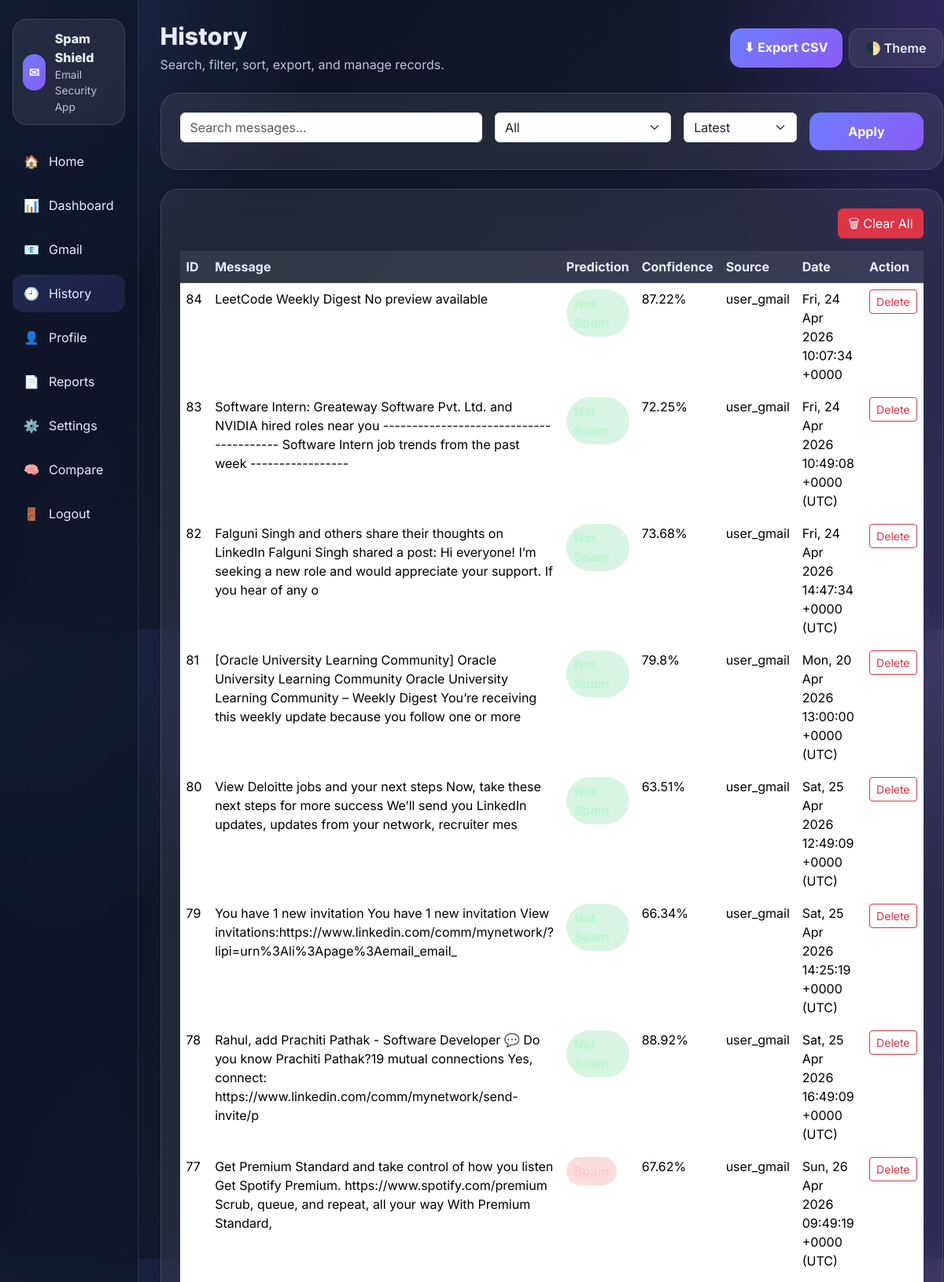
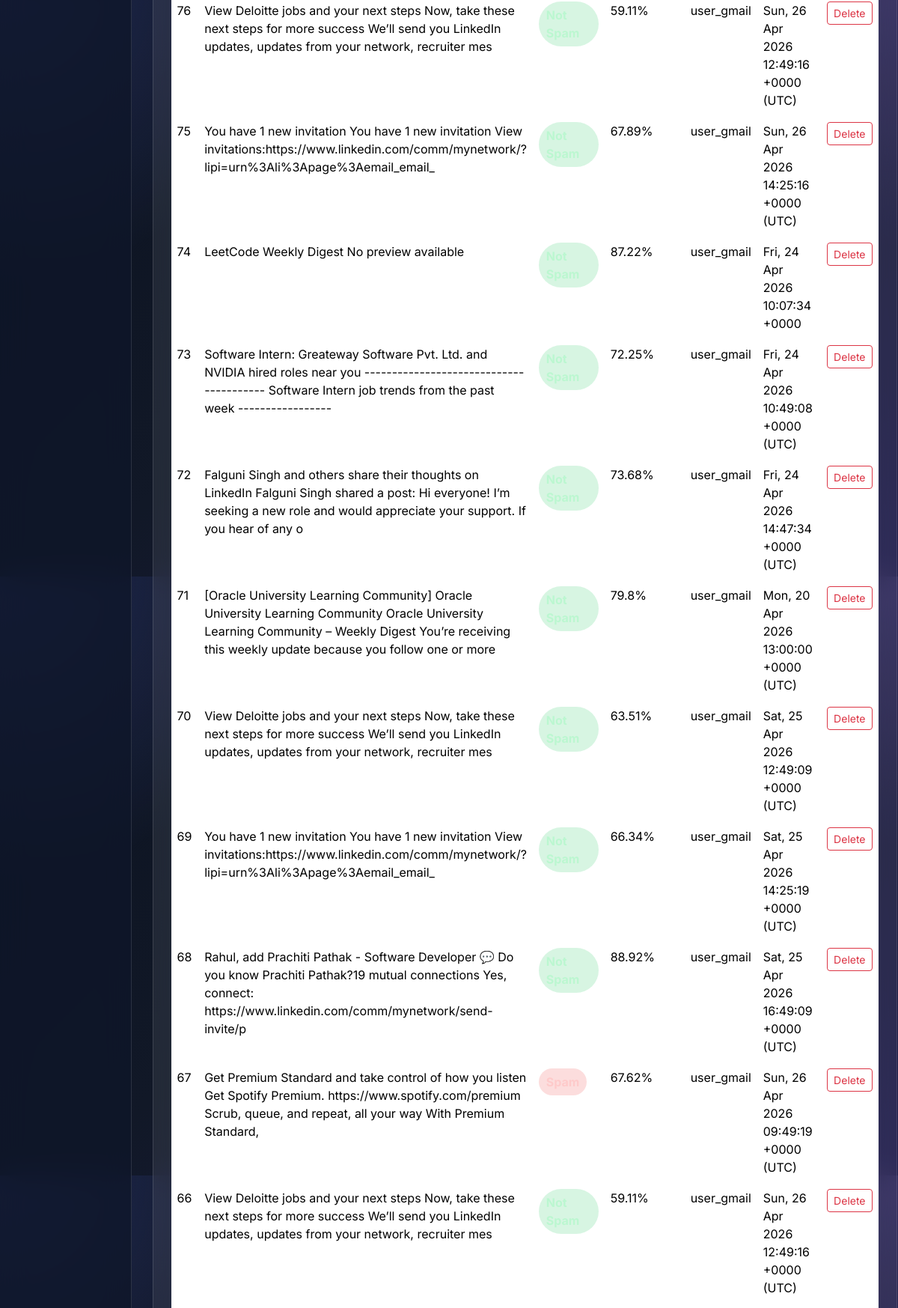
Screenshot of /history (signed in, upper part) with the database file from the repository (2 pictures, top to bottom).
### tables this page shows
CREATE TABLE emails (
            id INTEGER PRIMARY KEY AUTOINCREMENT,
            message TEXT,
            prediction TEXT,
            confidence REAL,
            source TEXT DEFAULT 'manual',
            date TEXT
        );

### app.py (the view)
@app.route("/history")
def history():
    if not login_required():
        return redirect(url_for("login"))
    search = request.args.get("search", "").strip()
    prediction_filter = request.args.get("prediction", "").strip()
    sort = request.args.get("sort", "latest").strip()
    query = "SELECT * FROM emails WHERE 1=1"
    params = []
    if search:
        query += " AND message LIKE ?"
        params.append(f"%{search}%")
    if prediction_filter in ("Spam", "Not Spam"):
        query += " AND prediction = ?"
        params.append(prediction_filter)
    query += " ORDER BY id DESC" if sort == "latest" else " ORDER BY id ASC"
    conn = get_conn()
    c = conn.cursor()
    c.execute(query, params)
    data = c.fetchall()
    conn.close()
    return render_template("history.html", data=data, search=search, prediction_filter=prediction_filter, sort=sort)

### app.py (called while the page is built)
def get_conn():
    conn = sqlite3.connect("database.db")
    conn.row_factory = sqlite3.Row
    return conn

def login_required():
    return session.get("logged_in") is True

### templates/history.html (shortened to what this page needs)
{% extends "base.html" %}
{% block content %}
<div class="topbar">
    <div>
        <h1>History</h1>
        <p>Search, filter, sort, export, and manage records.</p>
    </div>
    <div class="d-flex gap-2 flex-wrap">
        <a href="/export_csv" class="btn btn-main">⬇ Export CSV</a>
        <button class="btn btn-soft theme-btn" onclick="toggleTheme()">🌓 Theme</button>
    </div>
</div>
<div class="glass-card mb-4">
    <form class="row g-3" method="GET">
        <div class="col-md-5">
            <input class="form-control" name="search" placeholder="Search messages..." value="{{ search }}">
        </div>
        <div class="col-md-3">
            <select class="form-select" name="prediction">
                <option value="">All</option>
            </select>
        </div>
        <div class="col-md-2">
            <select class="form-select" name="sort">
                <option value="latest" {% if sort == 'latest' %}selected{% endif %}>Latest</option>
            </select>
        </div>
        <div class="col-md-2 d-grid">
            <button class="btn btn-main">Apply</button>
        </div>
    </form>
</div>
<div class="glass-card">
    <div class="d-flex justify-content-end mb-3">
        <form method="POST" action="/clear_history" onsubmit="return confirm('Clear all history?')">
            <button class="btn btn-danger">🗑 Clear All</button>
        </form>
    </div>
    <div class="table-responsive">
        <table class="table table-hover">
            <thead>
                <tr>
                    <th>ID</th>
                    <th>Message</th>
                    <th>Prediction</th>
                    <th>Confidence</th>
                    <th>Source</th>
                    <th>Date</th>
                    <th>Action</th>
                </tr>
            </thead>
            <tbody>
                {% for row in data %}
                <tr>
                    <td>{{ row.id }}</td>
                    <td>{{ row.message }}</td>
                    <td>
                        {% if row.prediction == 'Spam' %}
                        <span class="pill-spam">Spam</span>
                        {% else %}
                        <span class="pill-ham">Not Spam</span>
                        {% endif %}
                    </td>
                    <td>{{ row.confidence }}%</td>
                    <td>{{ row.source }}</td>
                    <td>{{ row.date }}</td>
                    <td>
                        <form method="POST" action="/delete/{{ row.id }}" onsubmit="return confirm('Delete this record?')">
                            <button class="btn btn-sm btn-outline-danger">Delete</button>
                        </form>
                    </td>
                </tr>
                {% else %}
                <tr><td colspan="7" class="empty-state">No records found.</td></tr>
                {% endfor %}
            </tbody>
        </table>
    </div>
</div>
{% endblock %}

### templates/base.html (shortened to what this page needs)
<!DOCTYPE html>
<html lang="en">
<head>
    <link href="https://cdn.jsdelivr.net/npm/bootstrap@5.3.3/dist/css/bootstrap.min.css" rel="stylesheet">
</head>
<body id="body">
<div class="app-shell">
    {% if session.get('logged_in') %}
    <aside class="sidebar">
        <div class="brand">
            <div class="brand-icon">✉</div>
            <div>
                <div style="font-weight:800">Spam Shield</div>
                <div style="font-size:.85rem;color:var(--muted)">Email Security App</div>
            </div>
        </div>
        <a href="/" class="{% if request.path == '/' %}active-link{% endif %}">🏠 <span>Home</span></a>
        <a href="/dashboard" class="{% if request.path == '/dashboard' %}active-link{% endif %}">📊 <span>Dashboard</span></a>
        <a href="/gmail" class="{% if request.path == '/gmail' %}active-link{% endif %}">📧 <span>Gmail</span></a>
        <a href="/history" class="{% if request.path == '/history' %}active-link{% endif %}">🕘 <span>History</span></a>
        <a href="/profile" class="{% if request.path == '/profile' %}active-link{% endif %}">👤 <span>Profile</span></a>
        <a href="/report" class="{% if request.path == '/report' %}active-link{% endif %}">📄 <span>Reports</span></a>
        <a href="/settings" class="{% if request.path == '/settings' %}active-link{% endif %}">⚙️ <span>Settings</span></a>
        <a href="/compare" class="{% if request.path == '/compare' %}active-link{% endif %}">🧠 <span>Compare</span></a>
        <a href="/logout">🚪 <span>Logout</span></a>
    </aside>
    {% endif %}
    <main class="content">
        {% block content %}{% endblock %}
    </main>
</div>
</body>
</html>

### templates/base.html (style rules this page uses)
:root { --bg:#0f172a; --panel:rgba(255,255,255,.08); --border:rgba(255,255,255,.12); --text:#e5eefc; --muted:#b9c6dd; --primary:#6d7cff; --secondary:#8b5cf6; --danger:#ef4444; --success:#22c55e; }
* { font-family:'Inter',sans-serif }
body { margin:0; background: radial-gradient(circle at top left, rgba(109,124,255,0.24), transparent 28%), radial-gradient(circle at top right, rgba(139,92,246,0.22), transparent 25%), linear-gradient(135deg,#0b1220,#111827 45%,#1e1b4b 100%); color:var(--text); min-height:100vh; }
.app-shell { display:flex;min-height:100vh }
.sidebar { width:260px; background:rgba(15,23,42,.78); border-right:1px solid var(--border); backdrop-filter:blur(18px); padding:24px 16px; }
.brand { display:flex;gap:12px;align-items:center; padding:12px;border-radius:18px; background:var(--panel);border:1px solid var(--border); margin-bottom:22px }
.brand-icon { width:46px;height:46px;display:grid;place-items:center; border-radius:14px;color:#fff;font-weight:800; background:linear-gradient(135deg,var(--primary),var(--secondary)); }
.sidebar a { display:flex;gap:12px;align-items:center;text-decoration:none; color:var(--text);padding:12px 14px;border-radius:14px;margin-bottom:8px }
.sidebar a:hover,.sidebar a.active-link { background:linear-gradient(135deg,rgba(109,124,255,.18),rgba(139,92,246,.14)); }
.content { flex:1;padding:28px }
.glass-card { background:var(--panel); border:1px solid var(--border); backdrop-filter:blur(18px); border-radius:22px; padding:24px; }
.topbar { display:flex;justify-content:space-between;align-items:center;gap:16px;margin-bottom:24px }
.topbar h1 { margin:0;font-size:1.9rem;font-weight:800 }
.topbar p { margin:6px 0 0;color:var(--muted) }
.btn-main { background:linear-gradient(135deg,var(--primary),var(--secondary)); border:none;color:#fff;border-radius:14px;font-weight:700;padding:12px 18px }
.btn-soft { background:var(--panel);border:1px solid var(--border); color:var(--text);border-radius:14px;padding:12px 18px;font-weight:600 }
.table { color:var(--text); }
.table thead th { background:rgba(255,255,255,.08); color:var(--text); border-color:var(--border); }
.table td { border-color:rgba(255,255,255,.08) }
.pill-spam,.pill-ham { display:inline-block;padding:6px 10px;border-radius:999px;font-weight:700 }
.pill-spam { background:rgba(239,68,68,.18);color:#fecaca }
.pill-ham { background:rgba(34,197,94,.18);color:#bbf7d0 }
.theme-btn { min-width:120px }

### rows the page displays
emails: id "84", message "LeetCode Weekly Digest No preview available", confidence "87.22", source "user_gmail", date "Fri, 24 Apr 2026 10:07:34 +0000"
emails: id "83", message "Software Intern: Greateway Software Pvt. Ltd. and NVIDIA hired roles near you ---------------------------------------- Software Intern job trends from the past week -----------------", confidence "72.25", source "user_gmail", date "Fri, 24 Apr 2026 10:49:08 +0000 (UTC)"
emails: id "82", message "Falguni Singh and others share their thoughts on LinkedIn Falguni Singh shared a post: Hi everyone! I’m seeking a new role and would appreciate your support. If you hear of any o", confidence "73.68", source "user_gmail", date "Fri, 24 Apr 2026 14:47:34 +0000 (UTC)"
emails: id "81", message "[Oracle University Learning Community] Oracle University Learning Community Oracle University Learning Community – Weekly Digest You’re receiving this weekly update because you follow one or more", confidence "79.8", source "user_gmail", date "Mon, 20 Apr 2026 13:00:00 +0000 (UTC)"
emails: id "80", message "View Deloitte jobs and your next steps Now, take these next steps for more success We’ll send you LinkedIn updates, updates from your network, recruiter mes", confidence "63.51", source "user_gmail", date "Sat, 25 Apr 2026 12:49:09 +0000 (UTC)"
emails: id "79", message "You have 1 new invitation You have 1 new invitation View invitations:https://www.linkedin.com/comm/mynetwork/?lipi=urn%3Ali%3Apage%3Aemail_email_", confidence "66.34", source "user_gmail", date "Sat, 25 Apr 2026 14:25:19 +0000 (UTC)"
emails: id "78", message "Rahul, add Prachiti Pathak - Software Developer 💬 Do you know Prachiti Pathak?19 mutual connections Yes, connect: https://www.linkedin.com/comm/mynetwork/send-invite/p", confidence "88.92", source "user_gmail", date "Sat, 25 Apr 2026 16:49:09 +0000 (UTC)"
emails: id "77", message "Get Premium Standard and take control of how you listen Get Spotify Premium. https://www.spotify.com/premium Scrub, queue, and repeat, all your way With Premium Standard,", confidence "67.62", source "user_gmail", date "Sun, 26 Apr 2026 09:49:19 +0000 (UTC)"
emails: id "76", message "View Deloitte jobs and your next steps Now, take these next steps for more success We’ll send you LinkedIn updates, updates from your network, recruiter mes", confidence "59.11", source "user_gmail", date "Sun, 26 Apr 2026 12:49:16 +0000 (UTC)"
emails: id "75", message "You have 1 new invitation You have 1 new invitation View invitations:https://www.linkedin.com/comm/mynetwork/?lipi=urn%3Ali%3Apage%3Aemail_email_", confidence "67.89", source "user_gmail", date "Sun, 26 Apr 2026 14:25:16 +0000 (UTC)"
emails: id "74", message "LeetCode Weekly Digest No preview available", confidence "87.22", source "user_gmail", date "Fri, 24 Apr 2026 10:07:34 +0000"
emails: id "73", message "Software Intern: Greateway Software Pvt. Ltd. and NVIDIA hired roles near you ---------------------------------------- Software Intern job trends from the past week -----------------", confidence "72.25", source "user_gmail", date "Fri, 24 Apr 2026 10:49:08 +0000 (UTC)"
emails: id "72", message "Falguni Singh and others share their thoughts on LinkedIn Falguni Singh shared a post: Hi everyone! I’m seeking a new role and would appreciate your support. If you hear of any o", confidence "73.68", source "user_gmail", date "Fri, 24 Apr 2026 14:47:34 +0000 (UTC)"
emails: id "71", message "[Oracle University Learning Community] Oracle University Learning Community Oracle University Learning Community – Weekly Digest You’re receiving this weekly update because you follow one or more", confidence "79.8", source "user_gmail", date "Mon, 20 Apr 2026 13:00:00 +0000 (UTC)"
emails: id "70", message "View Deloitte jobs and your next steps Now, take these next steps for more success We’ll send you LinkedIn updates, updates from your network, recruiter mes", confidence "63.51", source "user_gmail", date "Sat, 25 Apr 2026 12:49:09 +0000 (UTC)"
emails: id "69", message "You have 1 new invitation You have 1 new invitation View invitations:https://www.linkedin.com/comm/mynetwork/?lipi=urn%3Ali%3Apage%3Aemail_email_", confidence "66.34", source "user_gmail", date "Sat, 25 Apr 2026 14:25:19 +0000 (UTC)"
emails: id "68", message "Rahul, add Prachiti Pathak - Software Developer 💬 Do you know Prachiti Pathak?19 mutual connections Yes, connect: https://www.linkedin.com/comm/mynetwork/send-invite/p", confidence "88.92", source "user_gmail", date "Sat, 25 Apr 2026 16:49:09 +0000 (UTC)"
emails: id "67", message "Get Premium Standard and take control of how you listen Get Spotify Premium. https://www.spotify.com/premium Scrub, queue, and repeat, all your way With Premium Standard,", confidence "67.62", source "user_gmail", date "Sun, 26 Apr 2026 09:49:19 +0000 (UTC)"
emails: id "66", message "View Deloitte jobs and your next steps Now, take these next steps for more success We’ll send you LinkedIn updates, updates from your network, recruiter mes", confidence "59.11", source "user_gmail", date "Sun, 26 Apr 2026 12:49:16 +0000 (UTC)"
